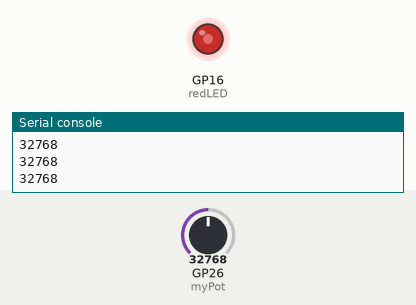
The program below on a simulated Raspberry Pi Pico running MicroPython. Parts: output pins drawn as LEDs (lit = HIGH), the last lines printed to the serial console. The test bench sets the inputs (shaded band); at power-on: GP26 (myPot) = 32768 (analog values on the 0–65535 scale).

Above: at 1.2 s.
1.3 s: GP26 (myPot) set to 45874
At 2.3 s:
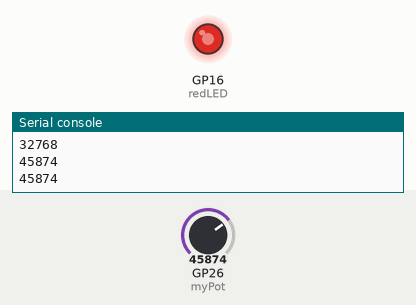
3.0 s: GP26 (myPot) set to 57670
At 3.4 s:
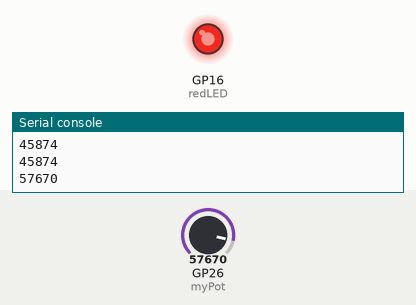
4.5 s: GP26 (myPot) set to 7864
At 5.7 s:
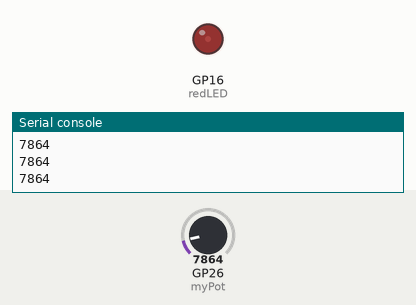
6.0 s: GP26 (myPot) set to 0
At 7.0 s:
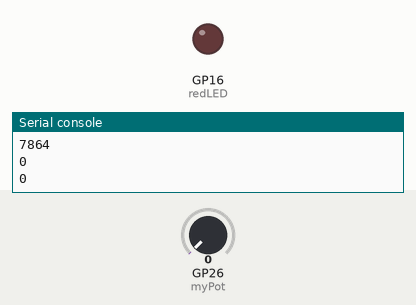
Timing chart, 0 to 8.5 s (numbered marks = the images above; inputs shaded):
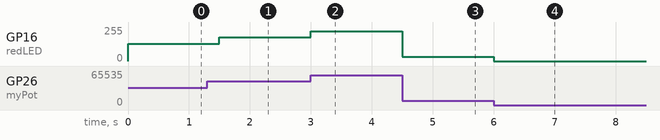

Measured:
- after the input at 1.3 s, GP16 (redLED): 128/255 → 178/255 after 0.20 s
- after the input at 3.0 s, GP16 (redLED): 178/255 → 224/255 at once
- after the input at 4.5 s, GP16 (redLED): 224/255 → 31/255 at once
- after the input at 6.0 s, GP16 (redLED): 31/255 → 0/255 at once

The program:

dimmableLED_potentiometer.py
```python
from machine import PWM,Pin,ADC
from time import sleep

potPin=26
myPot=machine.ADC(potPin)

LEDPin=16
redLED=PWM(Pin(LEDPin))

redLED.freq(1000)
redLED.duty_u16(0)


while True:
    potVal=myPot.read_u16()
    print(potVal)
    redLED.duty_u16(int(potVal))
    sleep(.5)
```
